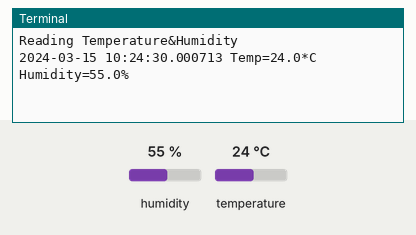
Bench run of a program on a simulated Raspberry Pi (BCM pin numbers). Shown: the last lines printed to the terminal. Inputs (shaded band) come from the test bench; at power-on: humidity 55 %, temperature 24 °C. The clock reads 2024-03-15 10:24:30 at power-on unless the program sets it; databases and web services accept everything at once and return nothing.

Above: at 1.2 s.
1.3 s: humidity set to 22 %
At 11.8 s:
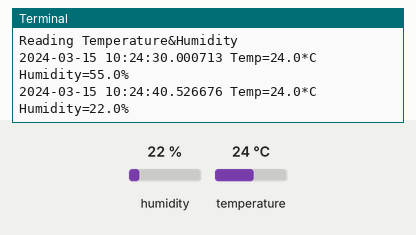
12.0 s: temperature set to 12 °C
At 22.4 s:
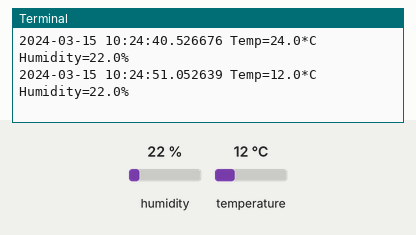
22.7 s: humidity set to 40 %
At 32.5 s:
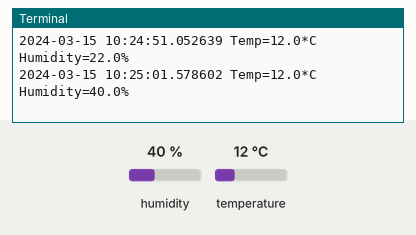
Timing chart, 0 to 34.0 s (numbered marks = the images above; inputs shaded):
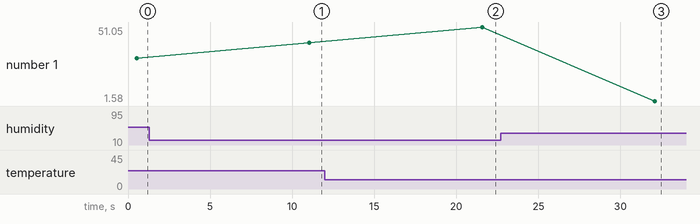

The program:

DHT_MySql.py
```python
import Adafruit_DHT as dht
import datetime
import time
import urllib.request
import pymysql

sensor =dht.DHT11
pin = 21
print('Reading Temperature&Humidity')
#DB저장
conn = pymysql.connect(host='210.119.12.52',user='test_usr',password='mysql_p@ssw0rd', db='shopdb',charset='utf8')

try:
    while True: # loop
        wtime = datetime.datetime.now()
        humid, temp = dht.read_retry(sensor, pin)
        if humid is not None and temp is not None:
            print(wtime, 'Temp={0:0.1f}*C Humidity={1:0.1f}%'.format(temp,humid))
            curs = conn.cursor()
            query = "INSERT INTO shopdb.iotmachine (currents_time, machine_id, temperature, humidity) VALUES(%s, %s, %s, %s)"
            data = (wtime.strftime("%Y-%m-%d %H:%M:%S"),'GGD', temp, humid)
            curs.execute(query, data)
            conn.commit()
            time.sleep(10)
        else:
            print('Failed to get readming. Try again!')
finally:
    curs.close()
    conn.close()
```

Measured:
- after the input at 1.3 s, the terminal: prints a new line after 9.8 s (image 1)
- after the input at 12.0 s, the terminal: prints a new line after 9.6 s (image 2)
- after the input at 22.7 s, the terminal: prints a new line after 9.4 s (image 3)
